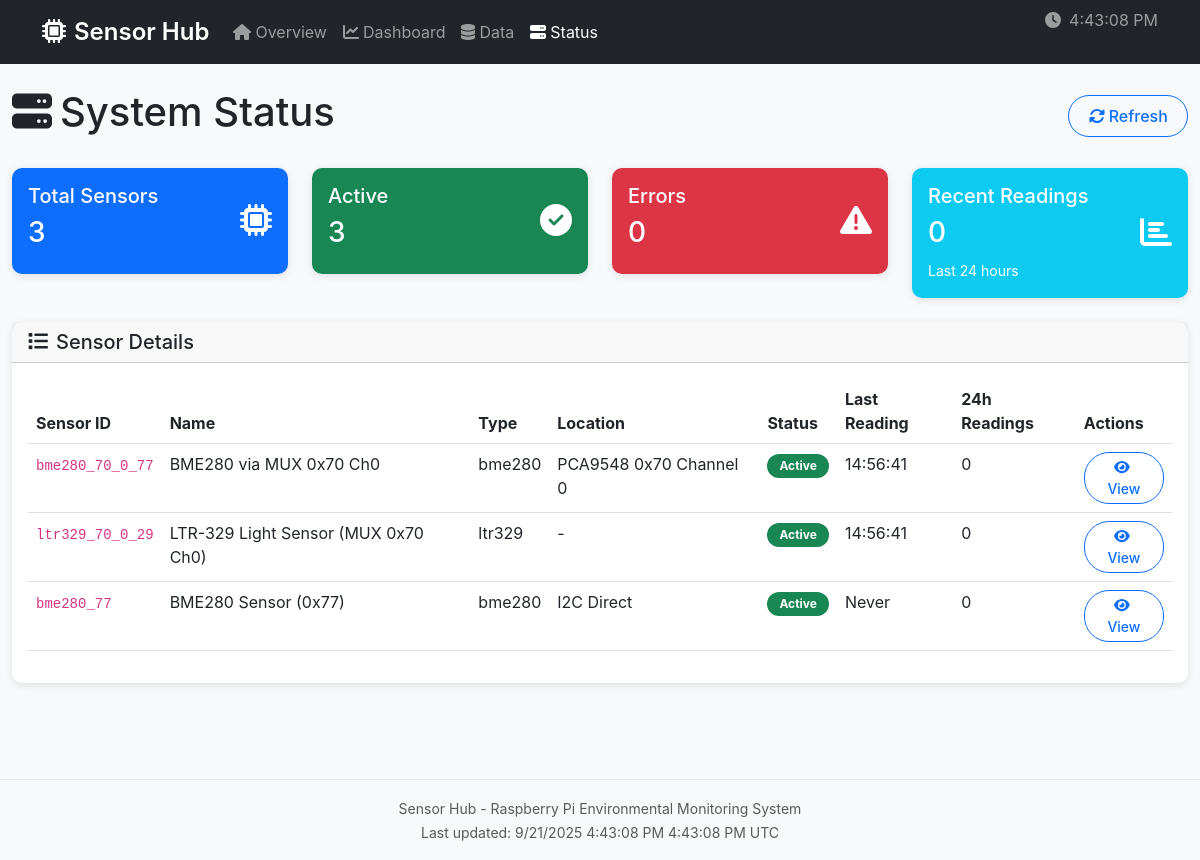
Before: /status with the older database file.
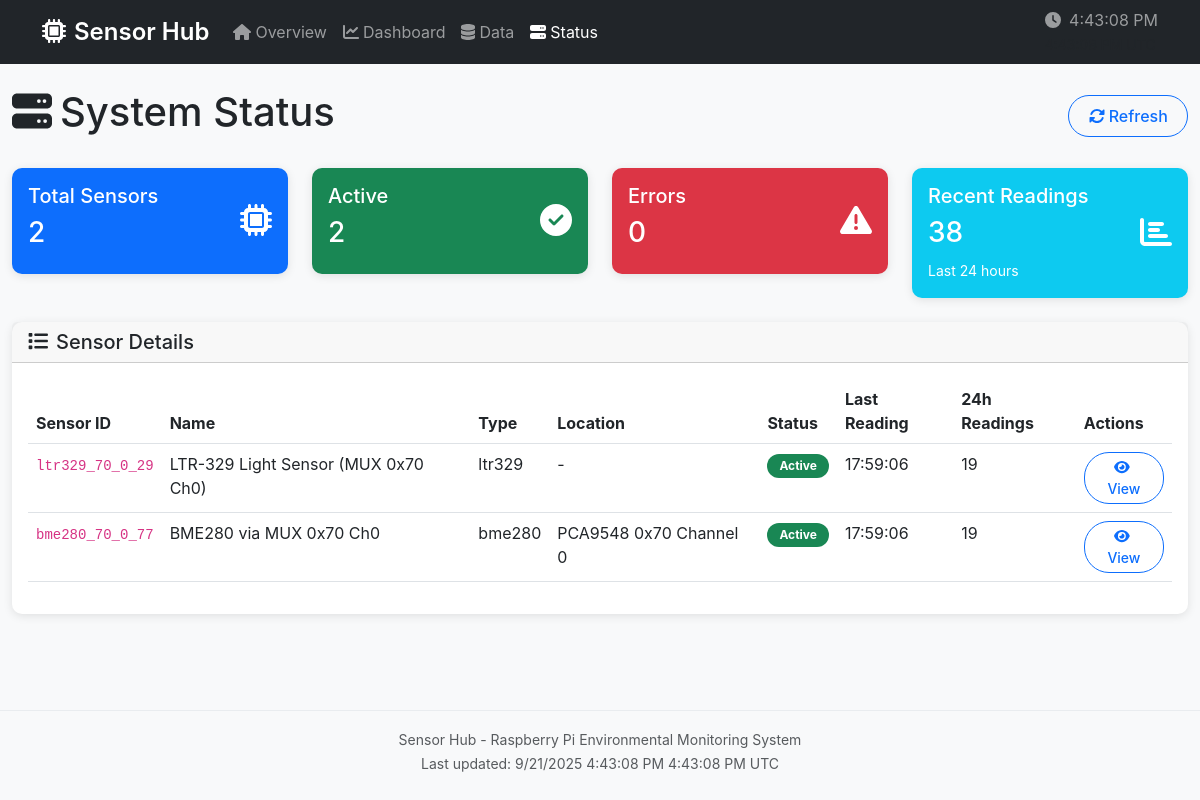
After: the same page with the newer database file.
### src/sensor_hub/models/__init__.py (models this page shows, shortened)
class Sensor(db.Model):
    __tablename__ = 'sensors'
    id = db.Column(db.String(50), primary_key=True)
    name = db.Column(db.String(100), nullable=False)
    sensor_type = db.Column(db.String(50), nullable=False)
    description = db.Column(db.Text, nullable=True)
    i2c_address = db.Column(db.Integer, nullable=True)
    gpio_pin = db.Column(db.Integer, nullable=True)
    bus_number = db.Column(db.Integer, default=1)
    poll_interval = db.Column(db.Integer, default=30)  # seconds
    enabled = db.Column(db.Boolean, default=True)
    calibration_data = db.Column(db.JSON, nullable=True)
    location = db.Column(db.String(100), nullable=True)
    created_at = db.Column(
        db.DateTime,
        default=lambda: datetime.now(timezone.utc)
    )
    updated_at = db.Column(
        db.DateTime,
        default=lambda: datetime.now(timezone.utc),
        onupdate=lambda: datetime.now(timezone.utc)
    )
    last_reading_at = db.Column(db.DateTime, nullable=True)
    status = db.Column(db.String(20), default='unknown')
    error_count = db.Column(db.Integer, default=0)

### src/sensor_hub/routes.py (the view)
@main_bp.route('/status')
def system_status():
    try:
        latest_status = SystemStatus.query.order_by(
            SystemStatus.timestamp.desc()
        ).first()
        sensors = Sensor.query.all()
        sensor_stats = {
            'total': len(sensors),
            'active': len([s for s in sensors if s.status == 'active']),
            'error': len([s for s in sensors if s.status == 'error']),
            'unavailable': len([s for s in sensors if s.status == 'unavailable'])
        }
        one_day_ago = datetime.now(timezone.utc) - timedelta(hours=24)
        recent_readings = SensorReading.query.filter(
            SensorReading.timestamp >= one_day_ago
        ).count()
        readings_per_sensor = {}
        for sensor in sensors:
            count = SensorReading.query.filter(
                SensorReading.sensor_id == sensor.id,
                SensorReading.timestamp >= one_day_ago
            ).count()
            readings_per_sensor[sensor.id] = count
        return render_template(
            'status.html',
            system_status=latest_status,
            sensor_stats=sensor_stats,
            recent_readings=recent_readings,
            readings_per_sensor=readings_per_sensor,
            sensors=sensors,
            page_title='System Status'
        )
    except Exception as e:
        logger.error(f"Error loading system status: {e}")
        return render_template(
            'error.html',
            error="Failed to load system status",
            page_title='Error'
        ), 500

### src/sensor_hub/templates/status.html (shortened to what the changed rows need)
{% extends "base.html" %}
{% block content %}
<div class="row">
    <div class="col-12">
        <div class="d-flex justify-content-between align-items-center mb-4">
            <h1><i class="fas fa-server me-2"></i>System Status</h1>
        </div>
    </div>
</div>
<div class="row mb-4">
    <div class="col-md-3">
        <div class="card bg-primary text-white">
            <div class="card-body">
                <div class="d-flex justify-content-between">
                    <div>
                        <h5>Total Sensors</h5>
                        <h3>{{ sensor_stats.total }}</h3>
                    </div>
                </div>
            </div>
        </div>
    </div>
    <div class="col-md-3">
        <div class="card bg-success text-white">
            <div class="card-body">
                <div class="d-flex justify-content-between">
                    <div>
                        <h5>Active</h5>
                        <h3>{{ sensor_stats.active }}</h3>
                    </div>
                </div>
            </div>
        </div>
    </div>
    <div class="col-md-3">
        <div class="card bg-info text-white">
            <div class="card-body">
                <div class="d-flex justify-content-between">
                    <div>
                        <h5>Recent Readings</h5>
                        <h3>{{ recent_readings }}</h3>
                        <small>Last 24 hours</small>
                    </div>
                </div>
            </div>
        </div>
    </div>
</div>
<div class="row mb-4">
    <div class="col-12">
        <div class="card">
            <div class="card-body">
                {% if sensors %}
                <div class="table-responsive">
                    <table class="table table-hover">
                        <thead>
                            <tr>
                                <th>Sensor ID</th>
                                <th>Name</th>
                                <th>Type</th>
                                <th>Location</th>
                                <th>Status</th>
                                <th>Last Reading</th>
                                <th>24h Readings</th>
                                <th>Actions</th>
                            </tr>
                        </thead>
                        <tbody>
                            {% for sensor in sensors %}
                            <tr>
                                <td><code>{{ sensor.id }}</code></td>
                                <td>{{ sensor.name or '-' }}</td>
                                <td>{{ sensor.sensor_type }}</td>
                                <td>{{ sensor.location or '-' }}</td>
                                <td>
                                    <span class="badge bg-{{ 'success' if sensor.status == 'active' else 'danger' if sensor.status == 'error' else 'secondary' }}">
                                        {{ sensor.status|title }}
                                    </span>
                                </td>
                                <td>
                                    {% if sensor.last_reading_at %}
                                        {{ sensor.last_reading_at.strftime('%H:%M:%S') }}
                                    {% else %}
                                        Never
                                    {% endif %}
                                </td>
                                <td>{{ readings_per_sensor.get(sensor.id, 0) }}</td>
                                <td>
                                    <a href="{{ url_for('main.sensor_detail', sensor_id=sensor.id) }}"
                                       class="btn btn-sm btn-outline-primary">
                                        <i class="fas fa-eye me-1"></i>View
                                    </a>
                                </td>
                            </tr>
                            {% endfor %}
                        </tbody>
                    </table>
                </div>
                {% else %}
                <div class="text-center py-4">
                    <i class="fas fa-exclamation-circle text-muted fa-2x mb-2"></i>
                    <p class="text-muted">No sensors configured</p>
                </div>
                {% endif %}
            </div>
        </div>
    </div>
</div>
{% endblock %}

Changed rows visible on the page:
removed Sensor: id "bme280_77", name "BME280 Sensor (0x77)", sensor_type "bme280", location "I2C Direct", status "Active", shows "Never", get "0"
changed Sensor "LTR-329 Light Sensor (MUX 0x70 Ch0)": last_reading_at "14:56:41" → "17:59:06"; get "0" → "19"; moves up the list
changed Sensor "BME280 via MUX 0x70 Ch0": last_reading_at "14:56:41" → "17:59:06"; get "0" → "19"
Other visible differences:
{{ sensor_stats.total }}: "3" → "2"
{{ sensor_stats.active }}: "3" → "2"
{{ recent_readings }}: "0" → "38"
